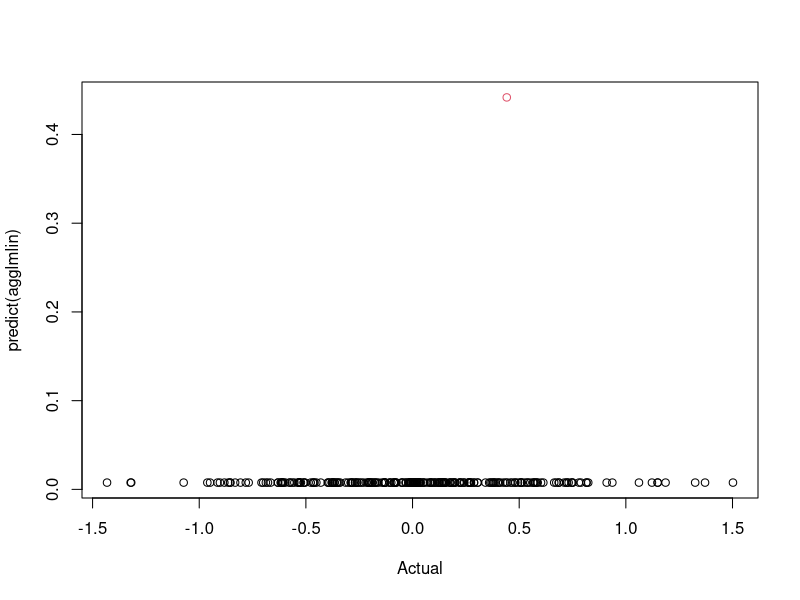
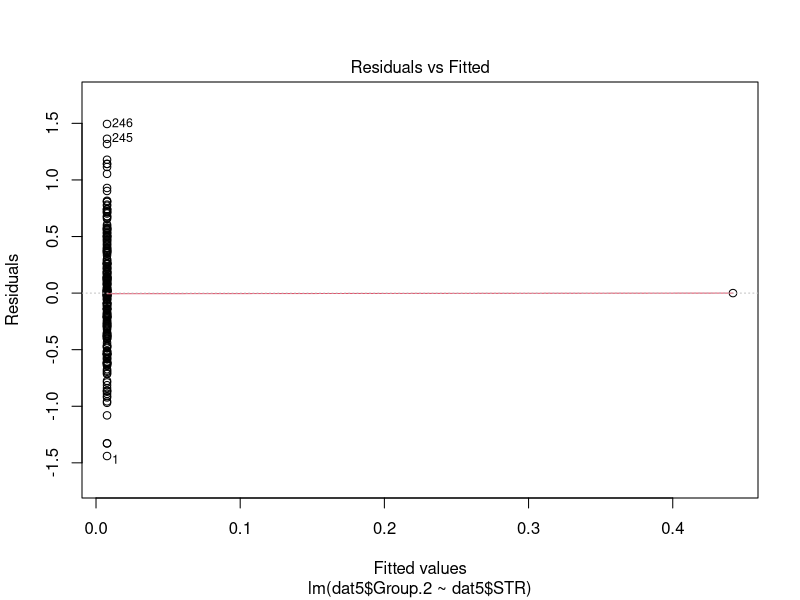
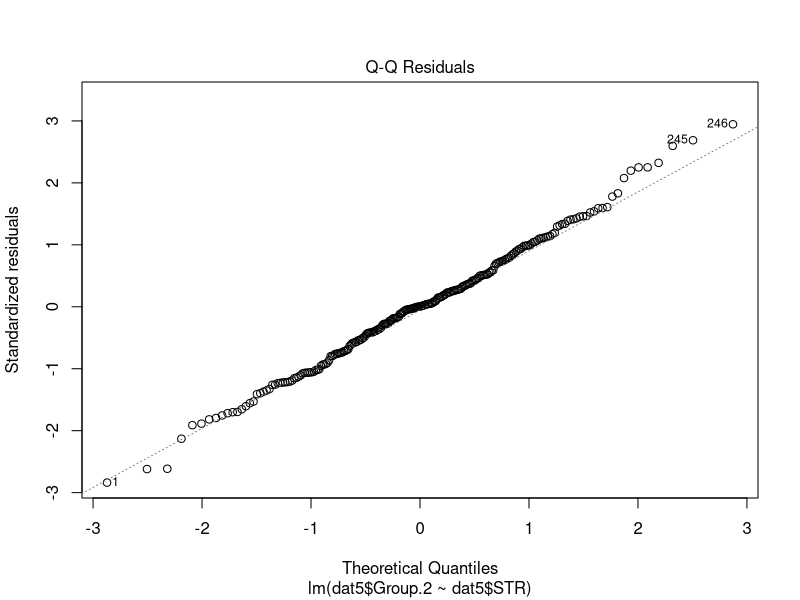
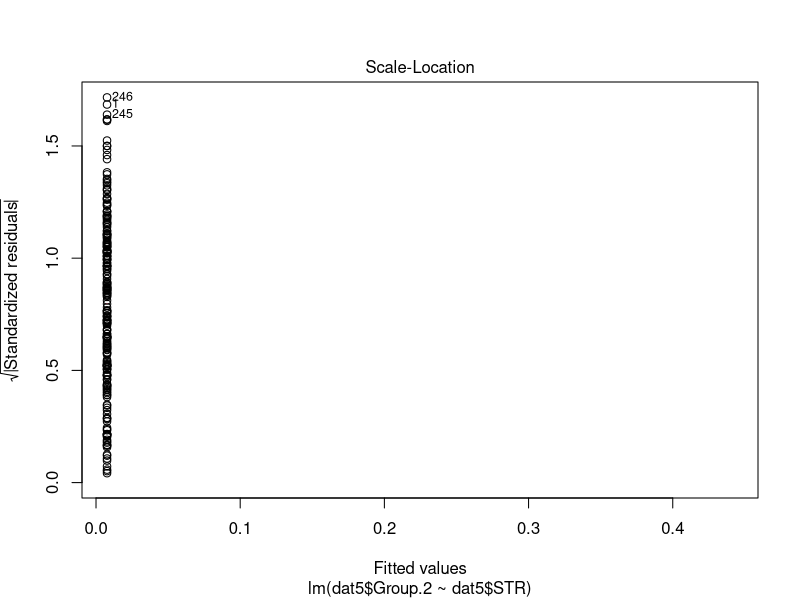
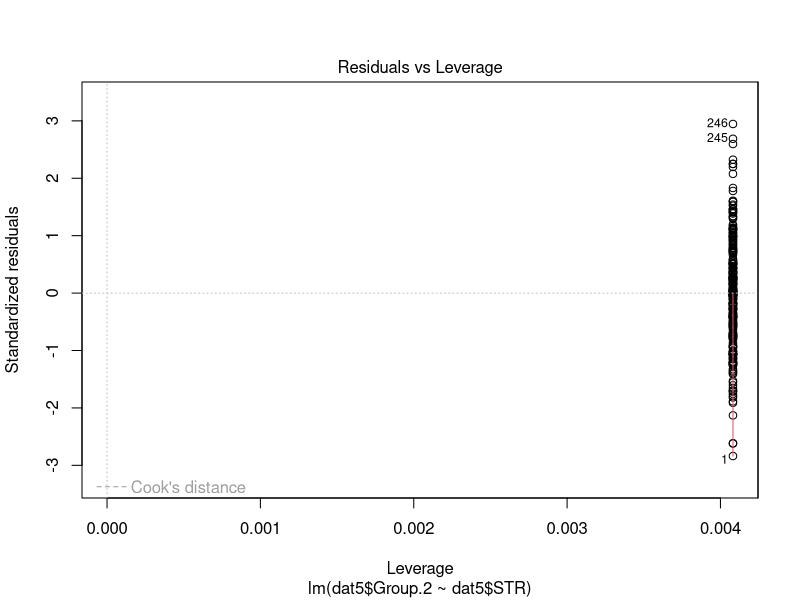
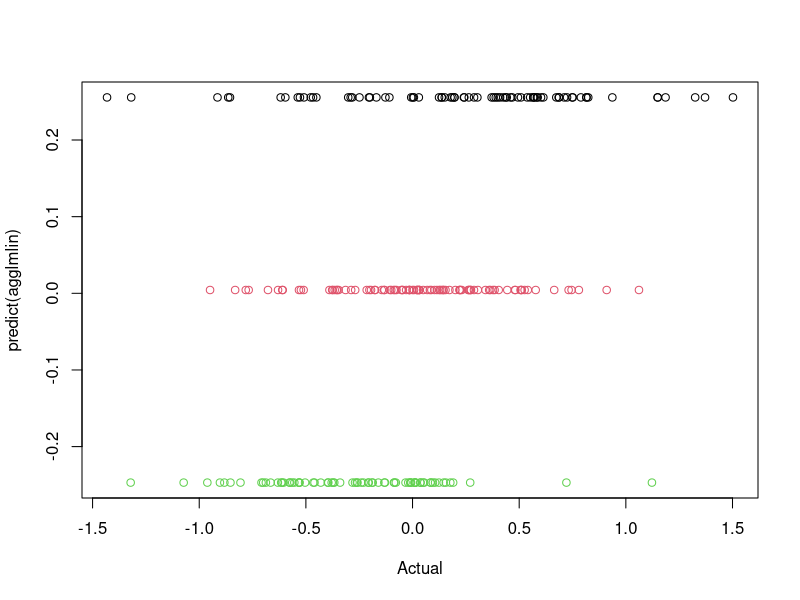
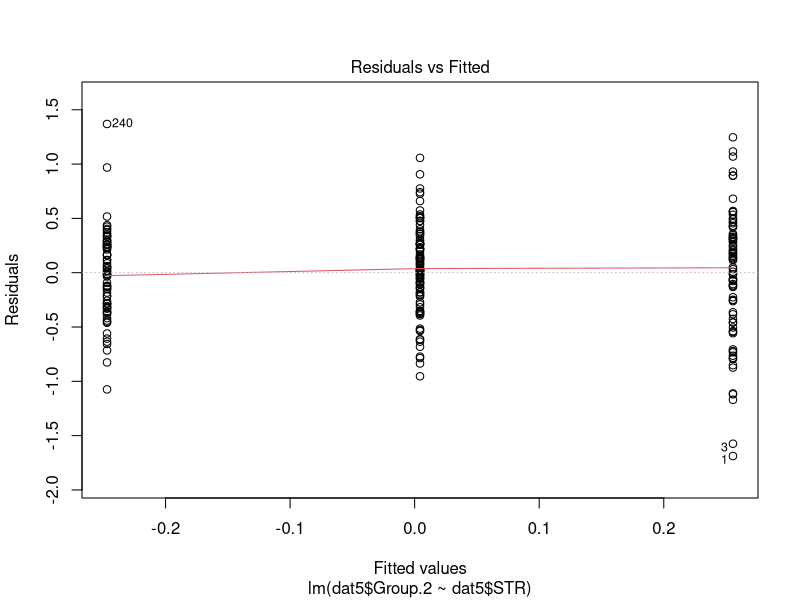
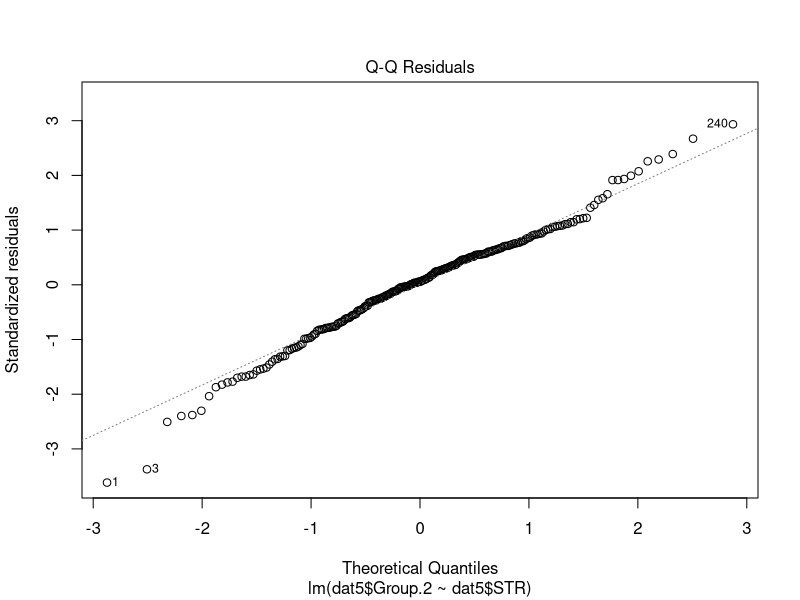

Write the R code that produced these figures, in order. (Note: this script raises an error after producing the figures.)
## ---- chunk 1
library(tidyr)
library(ggplot2)
dat1 <- read.csv(file="ENSG115944.csv" )

dat2locs <- read.csv(file="ENS115944STRup2.csv",header=FALSE )
dat2 <- read.csv(file="ENS115944STRdatonly.csv",header=FALSE )
locs <- dat2locs[2,2:ncol(dat2locs)]


modelcoefs <- NULL

for (i in 1:(ncol(locs)-1)) {
dat3 <- merge(dat1,dat2[,c(1,i+1)],by.="Gene",by.y="V1")

dat4 <- droplevels(dat3)
### V42 is the start postion we want. start = 42625365
dat4$STR <- dat4[,3]
dat4$STRquad <- dat4$STR**2
#dat4$STRcross <- dat4$STR*dat4$STRquad
#seplm <- lm(dat4$Response ~ dat4$STR + dat4$STRquad)
#summary(seplm)
#summary(lm(dat4$Response ~ dat4$STR))

dat5 <- aggregate(dat4[,c("STR","STRquad")],by=list(dat4$Gene,dat4$Response),FUN=sum,na.rm=TRUE)

agglm <- lm(dat5$Group.2~ dat5$STR+dat5$STRquad+dat5$STR*dat5$STRquad)

#agglm <- lm(dat5$Group.2~ dat5$STR+dat5$STRquad+dat5$STRcross)
#agglm <- lm(dat5$Group.2~ dat5$STR+dat5$STRcross)


agglmlin <- lm(dat5$Group.2~ dat5$STR)

fpval <- 0.0
tab1 <- summary(agglm)
if (!is.null(tab1$fstatistic[3])) {
fpval <- pf(tab1$fstatistic[1],df1=tab1$fstatistic[2],df2=tab1$fstatistic[3],lower.tail = FALSE)
}


tablin <- summary(agglmlin)

fpvalin <- 0.0

if (!is.null(tab1$fstatistic[3])) {
fpvalin <- pf(tablin$fstatistic[1],df1=tablin$fstatistic[2],df2=tablin$fstatistic[3],lower.tail = FALSE)
}

currmod <- cbind(locs[i],agglm$coefficients[1],
                         agglm$coefficients[2],
                         agglm$coefficients[3],
                         fpval,
                         BIC(agglm),
                         agglmlin$coefficients[1],
                         agglmlin$coefficients[2],
                         fpvalin,
                         BIC(agglmlin))

if (!is.na(currmod[,4])) {

  pdf(file=paste0("mod",as.character(locs[,i]),".pdf"))
mf <- model.frame(agglm)
#plot(mf[,"dat5$Group.2"],predict(agglm))
xvals <- seq(min(mf$`dat5$STR`),max(mf$`dat5$STR`),length.out=246)

fitvals <- currmod[,2] + currmod[,3]*xvals + currmod[,4]*xvals**2
plot(mf[,"dat5$Group.2"],predict(agglm),col=as.factor(mf[,"dat5$STR"]),xlab="Actual")
lines(mf[,"dat5$Group.2"],fitvals)
dev.off()

pdf(file=paste0("dianostics",as.character(locs[,i]),".pdf"))

plot(agglm)

dev.off()

}


if (is.na(currmod[,4]) & !is.na(currmod[,3])) {

  pdf(file=paste0("modlin",as.character(locs[,i]),".pdf"))
mf <- model.frame(agglmlin)
xvals <- seq(min(mf$`dat5$STR`),max(mf$`dat5$STR`),length.out=246)

fitvals <- currmod[,6] + currmod[,7]*xvals
plot(mf[,"dat5$Group.2"],predict(agglmlin),col=as.factor(mf[,"dat5$STR"]),xlab="Actual")
lines(mf[,"dat5$Group.2"],fitvals)
dev.off()

pdf(file=paste0("dianosticslin",as.character(locs[,i]),".pdf"))

plot(agglmlin)

dev.off()
}


names(currmod) <- c("location","Intercept","BetaSTR","BetaSTRquad","F-Pval","BICfull","Interceptlin","BetaSTRlin","F-Pval-lin","BIClin")

modelcoefs <- rbind(modelcoefs,currmod)
                                  
}

write.csv(modelcoefs,file="D:/ryanicky/workspace/nonlin/ENS115944/Model_results.csv",row.names=FALSE)
